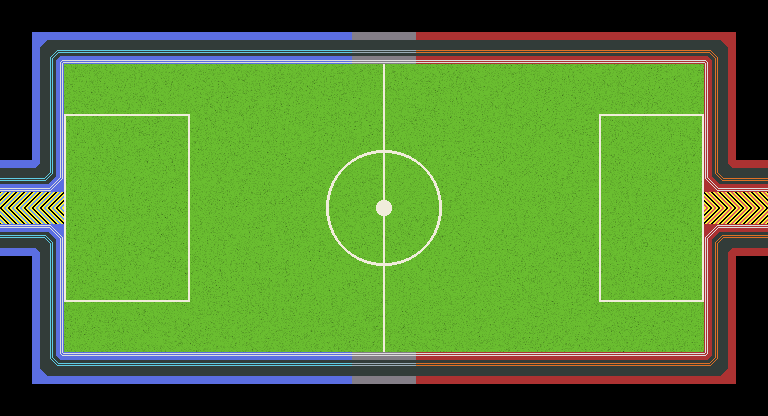

The image is a tile-based game level rendered from a .tmx file. Its description and source (layers, tilesets, objects; grid data summarised) follow:
An orthogonal 24x13 tile map with 32x32 px tiles, 1 tile layer (Tile Layer 1), 2 tilesets, 1 image layer.

<map version="1.0" orientation="orthogonal" renderorder="right-down" width="24" height="13" tilewidth="32" tileheight="32" nextobjectid="1">
 <tileset firstgid="1" name="Tilemap" tilewidth="1" tileheight="1" tilecount="0" columns="0" />
 <tileset firstgid="1" name="Arcade1" tilewidth="32" tileheight="32" tilecount="16" columns="4">
  <image source="soccer_arcade1.png" width="128" height="128" />
 </tileset>
 <imagelayer name="Image Layer 1" offsetx="64" offsety="48">
  <image source="field.png" width="640" height="320" />
 </imagelayer>
 <layer name="Tile Layer 1" width="24" height="13">
  <data>[312 cells, 68 non-empty, 9 distinct tile ids]</data>
 </layer>
</map>